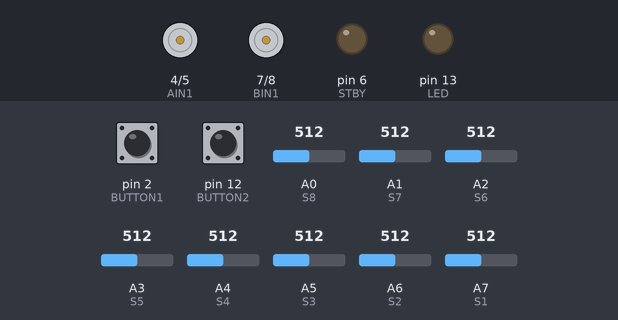
This sketch was run on a simulated Arduino Nano, built with avr-gcc and run on an emulated ATmega328P. On the bench: motor-driver pin pairs drawn as motors (green arrow = first pin HIGH = forward, orange = second pin HIGH = backward, longer = more drive, scaled by the enable pin, stopped while the standby pin is LOW), output pins drawn as LEDs (lit = HIGH). Inputs (shaded band) come from the test bench; at power-on: pin 2 (BUTTON1) HIGH, pin 12 (BUTTON2) HIGH, A0 (S8) = 512, A1 (S7) = 512, A2 (S6) = 512, A3 (S5) = 512, A4 (S4) = 512, A5 (S3) = 512, A6 (S2) = 512, A7 (S1) = 512. At 2.4 s the program stops and its outputs stay as they are.

Above: at 1.2 s.
1.3 s: pin 2 (BUTTON1) pulled LOW for 0.15 s
At 2.31 s:
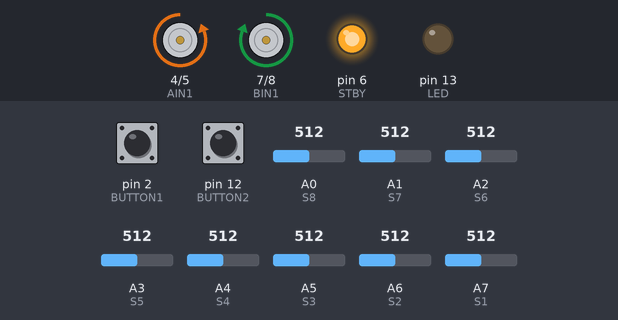
At 3.4 s:
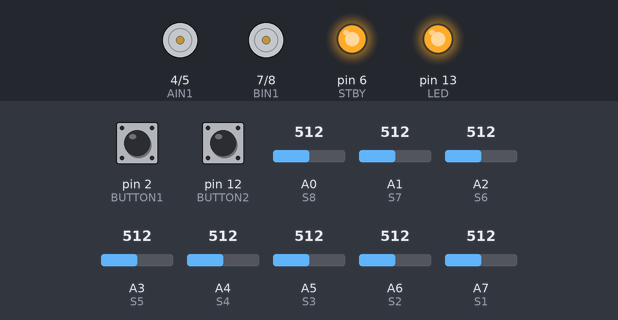
Timing chart, 0 to 3.9 s (numbered marks = the images above; inputs shaded):
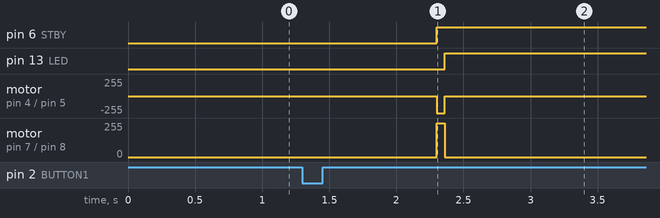

Measured:
- after the input at 1.3 s, pin 6 (STBY): LOW → HIGH after 1.0 s; pin 13 (LED): LOW → HIGH after 1.1 s; motor on pin 4 (AIN1) / pin 5 (AIN2): stopped → backward 255/255 after 1.0 s, → stopped 0.06 s later; motor on pin 7 (BIN1) / pin 8 (BIN2): stopped → forward 255/255 after 1.0 s, → stopped 0.06 s later

The sketch:

main_final.ino
```cpp
#include<SoftwareSerial.h>
SoftwareSerial Bluetooth(10, 11); // RX, TX

#define S1 A7
#define S2 A6
#define S3 A5
#define S4 A4
#define S5 A3
#define S6 A2
#define S7 A1
#define S8 A0

#define BUTTON1 2
#define BUTTON2 12
#define LED 13

#define PWMA 3
#define AIN1 4
#define AIN2 5
#define STBY 6
#define BIN1 7
#define BIN2 8
#define PWMB 9

const int sensorNumber = 8;
int sensorPins[sensorNumber] = {S1, S2, S3, S4, S5, S6, S7, S8};
int threshold = 200;
int sumSensor;
int sumWeight;
int senD1, senD2, senD3, senD4, senD5, senD6, senD7, senD8;
int senA1, senA2, senA3, senA4, senA5, senA6, senA7, senA8;
int sensorD[sensorNumber] = {senD1, senD2, senD3, senD4, senD5, senD6, senD7, senD8};
int sensorA[sensorNumber] = {senA1, senA2, senA3, senA4, senA5, senA6, senA7, senA8};
int weightValue[sensorNumber] = {10, 20, 30, 40, 50, 60, 70, 80};
String direction = "straight";

int currPos;
float cenPos = 45;   // trung tâm
float ePrev = 0;
float eCurr;
float eSum;
float PID;
float dE;

int speed = 255;
int turnSpeed = 255;
int move_forward_time = 60;//ms
float P = 17;
float D = 3;
float I = 0;

void setup()
{
  Serial.begin(9600);
  Bluetooth.begin(9600);

  pinMode(BUTTON1, INPUT_PULLUP);
  pinMode(BUTTON2, INPUT_PULLUP);

  pinMode(S1, INPUT);
  pinMode(S2, INPUT);
  pinMode(S3, INPUT);
  pinMode(S4, INPUT);
  pinMode(S5, INPUT);
  pinMode(S6, INPUT);
  pinMode(S7, INPUT);
  pinMode(S8, INPUT);

  pinMode(PWMA, OUTPUT);
  pinMode(AIN1, OUTPUT);
  pinMode(AIN2, OUTPUT);
  pinMode(STBY, OUTPUT);
  pinMode(BIN2, OUTPUT);
  pinMode(BIN1, OUTPUT);
  pinMode(PWMB, OUTPUT);

  pinMode(LED, OUTPUT);

  digitalWrite(STBY, LOW);
  digitalWrite(BUTTON1, HIGH);
  digitalWrite(BUTTON2, HIGH);
}

void loop()
{
  if(digitalRead(BUTTON1)==0)
  {
    delay(1000);
    digitalWrite(STBY,HIGH);
    while(1)
    {
      read_black_line();
      PID_control(P, I, D);
      delay(5);
    }
  }

  if(digitalRead(BUTTON2)==0)
  {
    while(1)
    {
      debug();
    }
  }
}
```

PID_control.ino
```cpp
void stop()
{
  motor(0,0);
  digitalWrite(LED,HIGH);
}

void move_forward(int moveTime)
{
  int startTime = millis();  // Lưu thời gian bắt đầu
  while (millis() - startTime < moveTime)
  {
    motor(speed, speed);  // Tiếp tục di chuyển xe
  }
}

void PID_control(float Kp, float Ki, float Kd)
{
  //Thuật toán PID
  if(sumSensor > 0)
  {
    currPos = sumWeight / sumSensor;
    eCurr = cenPos - currPos;
    dE = eCurr - ePrev;
    eSum += eCurr;

    PID = Kp * eCurr + Kd * dE + Ki * eSum;

    int leftSpeed  = speed - PID;
    int rightSpeed = speed + PID;

    ePrev = eCurr;

    motor(leftSpeed, rightSpeed);
  }
//Xử lý rẽ phải trái
int bitSensor = 0;
  for(int i = 0; i < 8; i++)
  {
    bitSensor = (bitSensor << 1) | sensorD[i];  // Chuyển mảng sensorD[] thành bit
  }
  //Serial.println(bitSensor);

  switch(bitSensor)
  {
  // left side detection
    case 0b11110000: direction = "left"; break;
    case 0b11111000: direction = "left"; break;
    case 0b11111100: direction = "left"; break;
    case 0b11111110: direction = "left"; break;

  // right side detection
    case 0b00001111: direction = "right"; break;
    case 0b00011111: direction = "right"; break;
    case 0b00111111: direction = "right"; break;
    case 0b01111111: direction = "right"; break;
  }

//Rẽ khúc cua gấp
  if(bitSensor == 0)
  {
    if(direction != "straight")
    {
      if(direction == "right")
      {
        turnRight();
      }
      else
      {
        turnLeft();
      }
    }
  }
//Chữ T
  else if(bitSensor == 255)
  {
    move_forward(move_forward_time);
    read_black_line();

    if (sumSensor == 0)
    {
      turnLeft();
    }

//Dấu cộng
    else
    {
      if(bitSensor > 0 && bitSensor < 255)
      {
        direction == "straight";
      }
    }
//Đích
    while(sumSensor == 8)
    {
      stop();
    }
  }
}
```

debug.ino
```cpp
void debug()
{
  sumSensor = 0;
  sumWeight = 0;

  for (int i = 0; i < sensorNumber; i++)
  {
    sensorA[i] = analogRead(sensorPins[i]);
    Serial.print(String(sensorA[i]) + " ");

    if(sensorA[i] < 150)
    {
      sensorA[i] = 0;
    }
    else if(sensorA[i] > 300)
    {
      sensorA[i] = 1023;
    }
    sensorD[i] = (sensorA[i] < threshold) ? 0 : 1;  // Đổi từ Analog sang Digital
    sumSensor += sensorD[i];
    sumWeight += sensorD[i] * weightValue[i];  // Cộng dồn trọng số

    // In ra giá trị của sensorA (raw) sau khi đã scale
    Serial.print(String(sensorD[i]) + " ");
    Bluetooth.print(String(sensorD[i]) + " ");
    if ((i + 1) % 8 == 0)
    {
      Serial.println();  // Xuống dòng sau khi in 8 giá trị
      Bluetooth.println();
      //Serial.print(" SensorD: ");
      //Serial.print(String(sumWeight) + "  ");
    }
  }
}

void debug1(float Kp, float Ki, float Kd)
{
  read_black_line();
  //Thuật toán PID
    //Serial.print(String(eCurr) + "  ");
    //Serial.print(direction + "  ");
    Bluetooth.print(direction + "  ");
    currPos = sumWeight / sumSensor;
    eCurr = cenPos - currPos;
    dE = eCurr - ePrev;
    eSum += eCurr;

    PID = Kp * eCurr + Kd * dE + Ki * eSum;

    int leftSpeed  = speed - PID;
    int rightSpeed = speed + PID;
    //Serial.print("currPos: " + String(currPos) + "  " + "leftSpeed: " + String(leftSpeed) + "  " + "leftSpeed: " + String(rightSpeed) + "  ");

    ePrev = eCurr;

    motor(leftSpeed, rightSpeed);

//Xử lý rẽ phải trái
int bitSensor = 0;
  for(int i = 0; i < 8; i++)
  {
    bitSensor = (bitSensor << 1) | sensorD[i];  // Chuyển mảng sensorD[] thành bit
  }
  //Serial.println(bitSensor);

  switch(bitSensor)
  {
  // left side detection
    case 0b11110000: direction = "left"; break;
    case 0b11111000: direction = "left"; break;
    case 0b11111100: direction = "left"; break;
    case 0b11111110: direction = "left"; break;

  // right side detection
    case 0b00001111: direction = "right"; break;
    case 0b00011111: direction = "right"; break;
    case 0b00111111: direction = "right"; break;
    case 0b01111111: direction = "right"; break;
  }

//Rẽ khúc cua gấp
  if(bitSensor == 0)
  {
    if (direction != "straight")
    {
      if(direction == "right")
      {
        turnRight();
      }
      else
      {
        turnLeft();
      }
    }
  }

//Chữ T
  else if(bitSensor == 255)
  {
    move_forward(move_forward_time);
    read_black_line();

    if (bitSensor == 255)
    {
      turnLeft();
    }
//Dấu cộng
    else
    {
      if(bitSensor > 0 && bitSensor < 255)
      {
        direction == "straight";
      }
    }
//Đích
    while(sumSensor == 8)
    {
      stop();
    }
  }
}
```

motor.ino
```cpp
void motor(int LPWM, int RPWM)
{
  LPWM = constrain(LPWM, -255, 255);
  RPWM = constrain(RPWM, -255, 255);

  if (LPWM >= 0)
  {
    digitalWrite(AIN1, LOW);
    digitalWrite(AIN2, HIGH);
  }
  else
  {
    digitalWrite(AIN1, HIGH);
    digitalWrite(AIN2, LOW);
  }

  if (RPWM >= 0)
  {
    digitalWrite(BIN1, HIGH);
    digitalWrite(BIN2, LOW);
  }
  else
  {
    digitalWrite(BIN1, LOW);
    digitalWrite(BIN2, HIGH);
  }

  analogWrite(PWMA, abs(LPWM));
  analogWrite(PWMB, abs(RPWM));
}
```

read_black_line.ino
```cpp
void read_black_line()
{
  sumSensor = 0;
  sumWeight = 0;

  // Đọc giá trị cảm biến
  for (int i = 0; i < sensorNumber; i++)
  {
    sensorA[i] = analogRead(sensorPins[i]);

    // Scale giá trị về [0, 1023]
    if(sensorA[i] < 200)
    {
      sensorA[i] = 0;
    }
    else if(sensorA[i] > 300)
    {
      sensorA[i] = 1023;
    }
    sensorD[i] = (sensorA[i] < threshold) ? 0 : 1;  // Đổi từ Analog sang Digital
    sumSensor += sensorD[i];
    sumWeight += sensorD[i] * weightValue[i];  // Cộng dồn trọng số

    // Lưu các giá trị trong mảng sensorD[i] để dùng cho tính bitSensor bên PID_control
    if (i == 0) senD1 = sensorD[i];
    if (i == 1) senD2 = sensorD[i];
    if (i == 2) senD3 = sensorD[i];
    if (i == 3) senD4 = sensorD[i];
    if (i == 4) senD5 = sensorD[i];
    if (i == 5) senD6 = sensorD[i];
    if (i == 6) senD7 = sensorD[i];
    if (i == 7) senD8 = sensorD[i];
  }
}
```

turn.ino
```cpp
void turnRight()
{
  while(sensorD[4] != 1) // Phá vỡ vòng lặp khi sensor 5 được phát hiện
  {
    motor(turnSpeed, -turnSpeed); // tiến trái, lùi phải
    digitalWrite(LED,HIGH);
    read_black_line(); // tiếp tục quan sát thay đổi của cảm biến
    direction = "straight"; // set direction thành default
  }
  digitalWrite(LED,LOW);
}

void turnLeft()
{
  while(sensorD[4] != 1)
  {
    motor(-turnSpeed, turnSpeed);
    digitalWrite(LED,HIGH);
    read_black_line();
    direction = "straight";
  }
  digitalWrite(LED,LOW);
}
```
